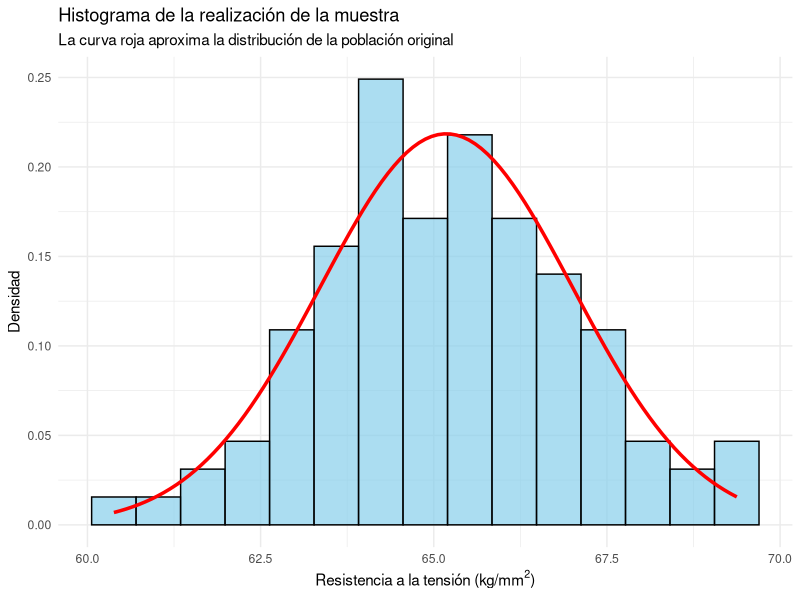
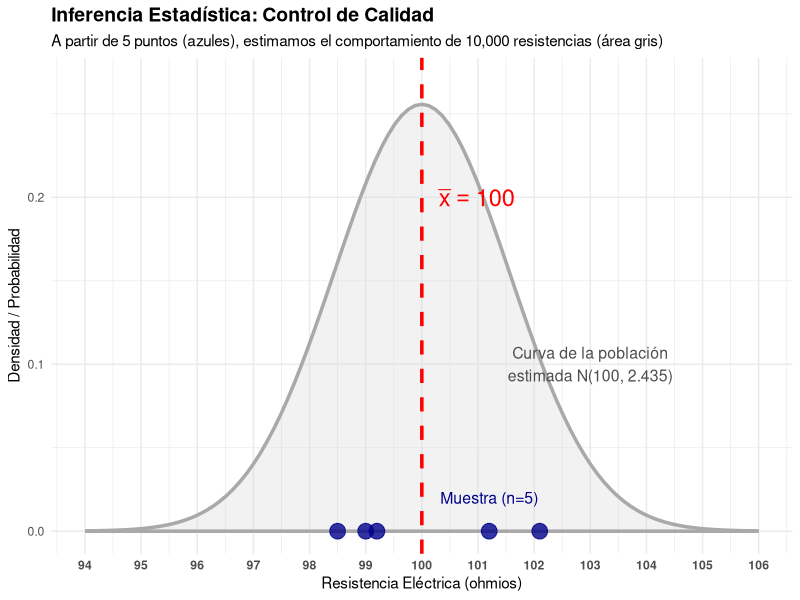
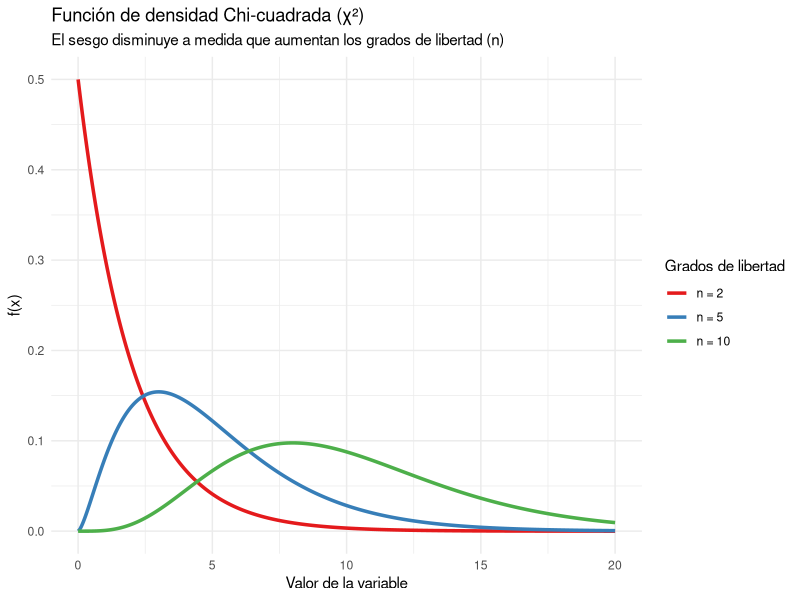
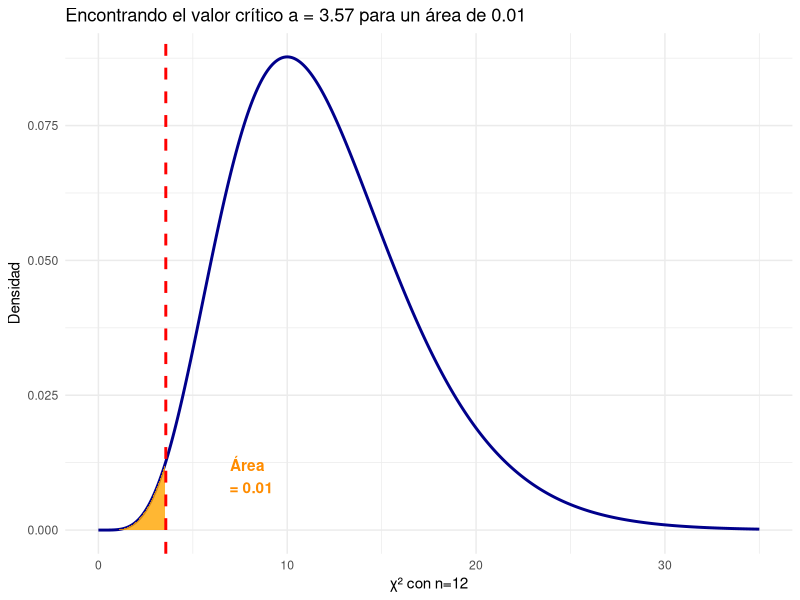
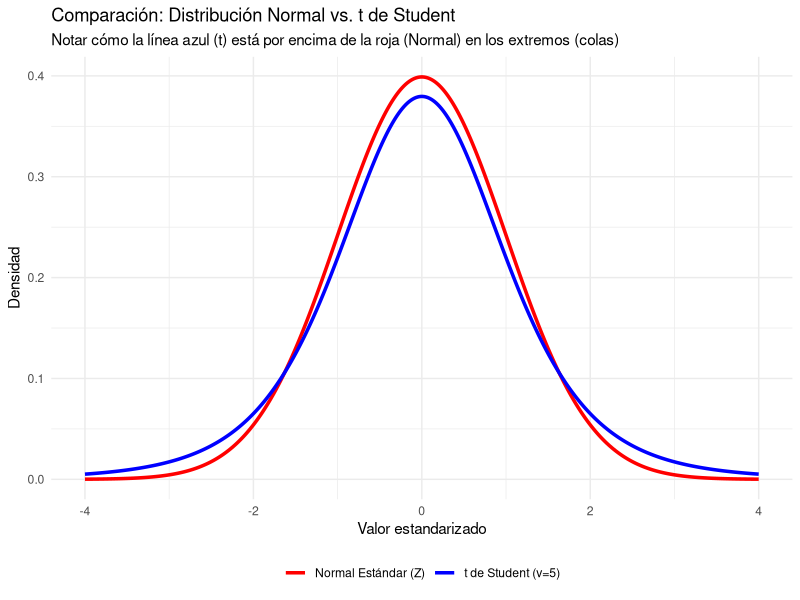
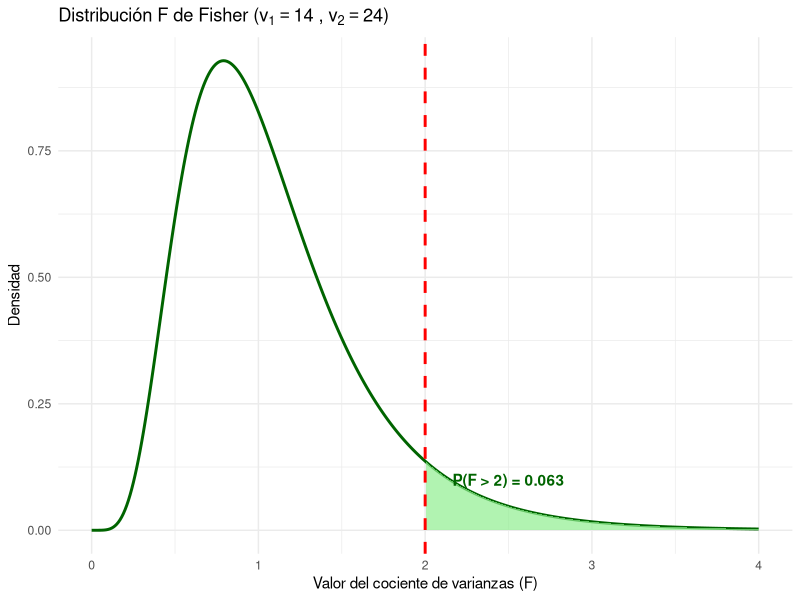
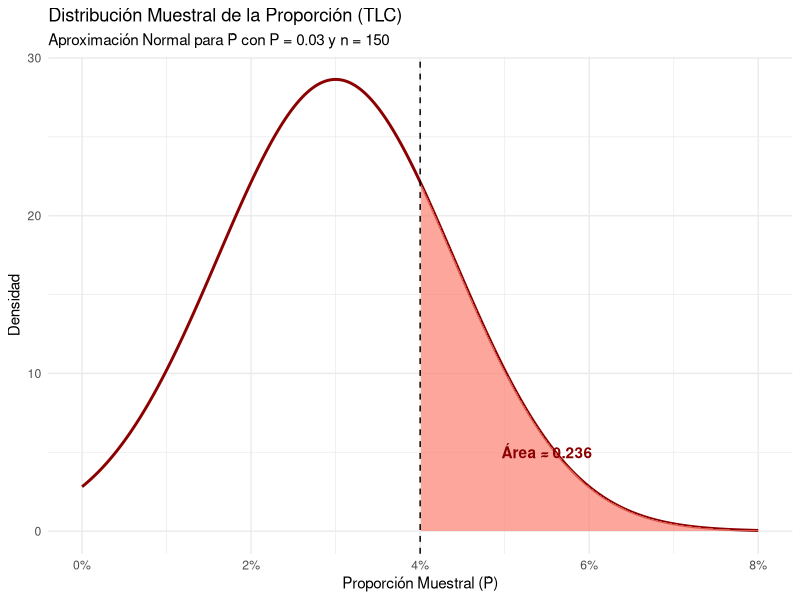
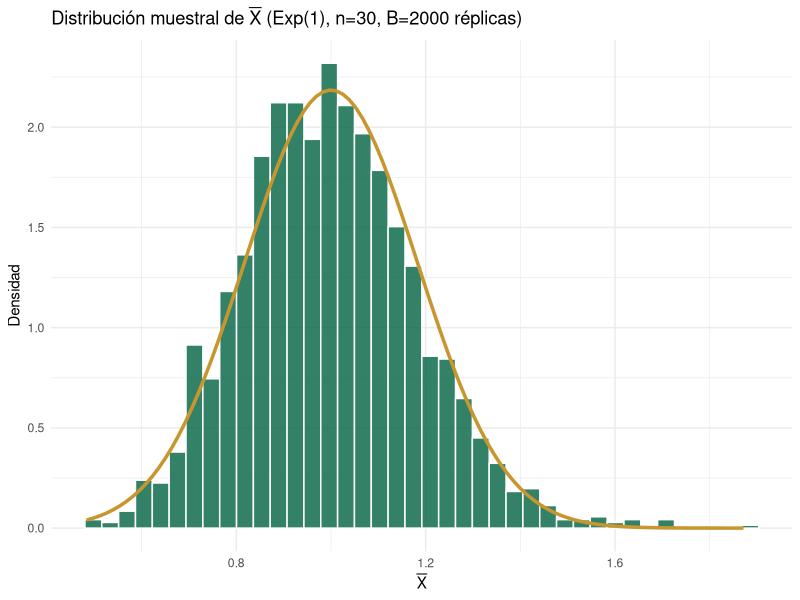

R code for these plots, in order:
## ---- chunk 1
library(ggplot2)

# Fijamos una semilla para reproducibilidad
set.seed(123) 

# Parámetros poblacionales
n <- 100
mu_pob <- 65
sigma_pob <- 2 # Desviación estándar (raíz cuadrada de la varianza 4)

# Realización de la muestra aleatoria
realizacion_muestra <- data.frame(
  resistencia = rnorm(n, mean = mu_pob, sd = sigma_pob)
)

# Construcción del histograma y superposición de la curva teórica
ggplot(realizacion_muestra, aes(x = resistencia)) +
  geom_histogram(aes(y = after_stat(density)), bins = 15,
                 fill = "skyblue", color = "black", alpha = 0.7) +
  stat_function(fun = dnorm, args = list(mean = mean(realizacion_muestra$resistencia),
                                         sd = sd(realizacion_muestra$resistencia)),
                color = "red", linewidth = 1.2) +
  theme_minimal() +
  labs(
    title = "Histograma de la realización de la muestra",
    subtitle = "La curva roja aproxima la distribución de la población original",
    x = expression("Resistencia a la tensión (kg/mm"^2*")"),
    y = "Densidad"
  )
## ---- chunk 2
# 1. Definir los datos de la muestra (Realizaciones)
df_muestra <- data.frame(
  resistencia = c(101.2, 98.5, 102.1, 99.0, 99.2),
  y_pos = rep(0, 5) # Altura 0 para poner los puntos sobre el eje horizontal
)

# 2. Definir las estimaciones calculadas previamente
media_est <- 100.0
varianza_est <- 2.435
desviacion_est <- sqrt(varianza_est)

# 3. Crear el gráfico
ggplot() +
  # Curva de densidad de la POBLACIÓN ESTIMADA
  stat_function(data = data.frame(x = c(94, 106)), aes(x = x), 
                fun = dnorm, args = list(mean = media_est, sd = desviacion_est), 
                color = "darkgray", linewidth = 1.2, fill = "lightgray", alpha = 0.3, geom = "area") +
  
  # Puntos observados de la MUESTRA (Realización)
  geom_point(data = df_muestra, aes(x = resistencia, y = y_pos), 
             color = "darkblue", size = 5, alpha = 0.8) +
  
  # Línea representativa del ESTIMADOR (Media muestral)
  geom_vline(xintercept = media_est, color = "red", linetype = "dashed", linewidth = 1.2) +
  
  # Etiquetas y anotaciones didácticas
  annotate("text", x = media_est + 0.3, y = 0.20, 
           label = expression(bar(x) == 100.0), color = "red", size = 6, fontface = "bold", hjust = 0) +
  annotate("text", x = 103, y = 0.10, 
           label = "Curva de la población\nestimada N(100, 2.435)", color = "gray30", size = 4) +
  annotate("text", x = 101.2, y = 0.02, 
           label = "Muestra (n=5)", color = "darkblue", size = 4) +
  
  # Estética general
  theme_minimal() +
  labs(
    title = "Inferencia Estadística: Control de Calidad",
    subtitle = "A partir de 5 puntos (azules), estimamos el comportamiento de 10,000 resistencias (área gris)",
    x = "Resistencia Eléctrica (ohmios)",
    y = "Densidad / Probabilidad"
  ) +
  scale_x_continuous(breaks = seq(94, 106, by = 1)) +
  coord_cartesian(ylim = c(0, 0.27)) +
  theme(
    plot.title = element_text(face = "bold", size = 14),
    axis.text.x = element_text(face = "bold")
  )
## ---- chunk 3
# En R, usamos pnorm para calcular el área acumulada a la izquierda y restamos de 1.
# pnorm(q, mean, sd) -> mean = 80, sd = sqrt(4) = 2
prob_mayor_75 <- 1 - pnorm(75, mean = 80, sd = 2)
round(prob_mayor_75, 3)
## ---- chunk 4
library(ggplot2)

x_val <- seq(0, 20, length.out = 500)
df_chi <- data.frame(
  x = rep(x_val, 3),
  densidad = c(dchisq(x_val, df=2), dchisq(x_val, df=5), dchisq(x_val, df=10)),
  grados = factor(rep(c("n = 2", "n = 5", "n = 10"), each=500), levels = c("n = 2", "n = 5", "n = 10"))
)

ggplot(df_chi, aes(x=x, y=densidad, color=grados)) +
  geom_line(linewidth = 1.2) +
  theme_minimal() +
  labs(
    title = "Función de densidad Chi-cuadrada (\U03C7\U00B2)",
    subtitle = "El sesgo disminuye a medida que aumentan los grados de libertad (n)",
    x = "Valor de la variable",
    y = "f(x)"
  ) +
  scale_color_brewer(palette = "Set1", name="Grados de libertad")
## ---- chunk 5
# Área hasta 14.8
area_sup <- pchisq(14.8, df=12)
# Área hasta 5.23
area_inf <- pchisq(5.23, df=12)

prob_intervalo <- area_sup - area_inf
round(prob_intervalo, 3)
## ---- chunk 6
round(pchisq(26.2, df=12), 3)
## ---- chunk 7
# 1 menos el área acumulada hasta 6.30
prob_cola_der <- 1 - pchisq(6.30, df=12)
round(prob_cola_der, 3)

# Alternativa directa en R usando lower.tail = FALSE
# round(pchisq(6.30, df=12, lower.tail=FALSE), 3)
## ---- chunk 8
# Buscamos el cuantil que acumula un 1% (0.01) de área a la izquierda
valor_a <- qchisq(0.01, df=12)
round(valor_a, 2)
## ---- chunk 9
# Representación visual del inciso d)
x_rango <- seq(0, 35, length.out=400)
df_d <- data.frame(x = x_rango, fx = dchisq(x_rango, df=12))

ggplot(df_d, aes(x=x, y=fx)) +
  geom_line(color="darkblue", linewidth=1) +
  geom_area(data = subset(df_d, x <= 3.57), fill="orange", alpha=0.8) +
  geom_vline(xintercept = 3.57, color="red", linetype="dashed", linewidth=1) +
  theme_minimal() +
  labs(
    title = bquote("Encontrando el valor crítico a = 3.57 para un área de 0.01"),
    x = bquote("\U03C7\U00B2 con n=12"),
    y = "Densidad"
  ) +
  annotate("text", x=8, y=0.01, label="Área \n = 0.01", color="darkorange", fontface="bold")
## ---- chunk 10
# P(X^2_24 > 18.24) = 1 - P(X^2_24 <= 18.24)
prob_s2 <- 1 - pchisq(18.24, df = 24)
round(prob_s2, 3)
## ---- chunk 11
# Probabilidad usando la distribución t con 19 grados de libertad
prob_t <- pt(-2.80, df = 19)
round(prob_t, 3)
## ---- chunk 12
library(ggplot2)

x_vals <- seq(-4, 4, length.out = 400)
df_comp <- data.frame(
  x = rep(x_vals, 2),
  densidad = c(dnorm(x_vals), dt(x_vals, df=5)), # Usamos df=5 para exagerar visualmente la diferencia
  Distribucion = factor(rep(c("Normal Estándar (Z)", "t de Student (v=5)"), each=400))
)

ggplot(df_comp, aes(x=x, y=densidad, color=Distribucion)) +
  geom_line(linewidth=1.2) +
  theme_minimal() +
  labs(
    title = "Comparación: Distribución Normal vs. t de Student",
    subtitle = "Notar cómo la línea azul (t) está por encima de la roja (Normal) en los extremos (colas)",
    x = "Valor estandarizado",
    y = "Densidad"
  ) +
  scale_color_manual(values = c("red", "blue")) +
  theme(legend.position = "bottom", legend.title = element_blank())
## ---- chunk 13
# P(F > 2) = 1 - P(F <= 2)
prob_f <- 1 - pf(2, df1 = 14, df2 = 24)
round(prob_f, 3)
## ---- chunk 14
# Representación de la Distribución F(14, 24)
x_f <- seq(0, 4, length.out = 400)
df_fisher <- data.frame(x = x_f, densidad = df(x_f, df1 = 14, df2 = 24))

ggplot(df_fisher, aes(x=x, y=densidad)) +
  geom_line(color="darkgreen", linewidth=1) +
  geom_area(data = subset(df_fisher, x > 2), fill="lightgreen", alpha=0.7) +
  geom_vline(xintercept = 2, color="red", linetype="dashed", linewidth=1) +
  theme_minimal() +
  labs(
    title = bquote("Distribución F de Fisher ("*v[1]==14~","~v[2]==24*")"),
    x = "Valor del cociente de varianzas (F)",
    y = "Densidad"
  ) +
  annotate("text", x=2.5, y=0.1, label="P(F > 2) = 0.063", color="darkgreen", fontface="bold")
## ---- chunk 15
# Calculamos la probabilidad de la cola derecha
prob_f <- 1 - pf(1.167, df1 = 14, df2 = 24)
round(prob_f, 3)
## ---- chunk 16
# Buscamos el valor k que deja un 5% de área a su derecha
k_valor <- qf(0.05, df1 = 14, df2 = 24, lower.tail = FALSE)
round(k_valor, 3)
## ---- chunk 17
# P(63 <= T <= 64.4) = P(T <= 64.4) - P(T <= 63)
prob_total <- pnorm(64.4, mean = 64, sd = 0.4) - pnorm(63, mean = 64, sd = 0.4)
round(prob_total, 3)
## ---- chunk 18
# Definimos los parámetros
P_pob <- 0.03
n_muestra <- 150
error_estandar <- sqrt((P_pob * (1 - P_pob)) / n_muestra)

# Calculamos P(P_hat > 0.04) = 1 - P(P_hat <= 0.04)
prob_prop <- 1 - pnorm(0.04, mean = P_pob, sd = error_estandar)
round(prob_prop, 3)
## ---- chunk 19
# Representación visual de la proporción muestral
library(ggplot2)

x_prop <- seq(0, 0.08, length.out = 400)
df_prop <- data.frame(x = x_prop, densidad = dnorm(x_prop, mean = P_pob, sd = error_estandar))

ggplot(df_prop, aes(x = x, y = densidad)) +
  geom_line(color = "darkred", linewidth = 1) +
  geom_area(data = subset(df_prop, x > 0.04), fill = "salmon", alpha = 0.7) +
  geom_vline(xintercept = 0.04, color = "black", linetype = "dashed") +
  theme_minimal() +
  labs(
    title = "Distribución Muestral de la Proporción (TLC)",
    subtitle = "Aproximación Normal para \U0050\U0302 con P = 0.03 y n = 150",
    x = "Proporción Muestral (\U0050\U0302)",
    y = "Densidad"
  ) +
  scale_x_continuous(labels = scales::percent_format(accuracy = 1)) +
  annotate("text", x = 0.055, y = 5, label = "Área \u2248 0.236", color = "darkred", fontface = "bold")
## ---- chunk 20
library(ggplot2)
set.seed(42)
n <- 30; B <- 2000
# Población: Exponencial(1), mu=1, sigma^2=1
medias <- replicate(B, mean(rexp(n, rate = 1)))
df_m <- data.frame(xbar = medias)
ggplot(df_m, aes(x = xbar)) +
  geom_histogram(aes(y = after_stat(density)), bins = 40,
                 fill = "#006341", color = "white", alpha = 0.8) +
  stat_function(fun = dnorm,
                args = list(mean = 1, sd = 1/sqrt(n)),
                color = "#C8962E", linewidth = 1.2) +
  theme_minimal() +
  labs(title = expression(paste("Distribución muestral de ", bar(X),
       " (Exp(1), n=30, B=2000 réplicas)")),
       x = expression(bar(X)), y = "Densidad")
## ---- chunk 21
x_seq <- seq(0, 30, length.out = 300)
ks <- c(1, 3, 5, 10)
df_chi <- do.call(rbind, lapply(ks, function(k)
  data.frame(x = x_seq, dens = dchisq(x_seq, df = k), k = paste0("k = ", k))))
ggplot(df_chi, aes(x = x, y = dens, color = k)) +
  geom_line(linewidth = 1) +
  scale_color_manual(values = c("#004D31","#006341","#C8962E","#8a6a1f")) +
  coord_cartesian(ylim = c(0, 0.5)) +
  theme_minimal() +
  labs(title = expression(paste("Distribución ", chi^2, " para distintos g.l.")),
       x = "x", y = "f(x)", color = "G.L.")
## ---- chunk 22
# Ejemplo: muestra de n=20, s^2 = 4.8, IC 95% para sigma^2
n_e <- 20; s2 <- 4.8; alpha <- 0.05
chi_lo <- qchisq(alpha/2,   df = n_e - 1)
chi_hi <- qchisq(1-alpha/2, df = n_e - 1)
ic_lo <- (n_e-1)*s2 / chi_hi
ic_hi <- (n_e-1)*s2 / chi_lo
cat(sprintf("IC 95%% para sigma^2: (%.3f, %.3f)\n", ic_lo, ic_hi))
cat(sprintf("IC 95%% para sigma:  (%.3f, %.3f)\n", sqrt(ic_lo), sqrt(ic_hi)))
## ---- chunk 23
x_t <- seq(-4, 4, length.out = 300)
ks_t <- c(1, 5, 30)
df_t <- do.call(rbind, lapply(ks_t, function(k)
  data.frame(x = x_t, dens = dt(x_t, df = k), dist = paste0("t(", k, ")"))))
df_t <- rbind(df_t, data.frame(x = x_t, dens = dnorm(x_t), dist = "N(0,1)"))
ggplot(df_t, aes(x = x, y = dens, color = dist, linetype = dist)) +
  geom_line(linewidth = 1) +
  scale_color_manual(values = c("#C8962E","#006341","#004D31","gray40")) +
  scale_linetype_manual(values = c("solid","solid","solid","dashed")) +
  theme_minimal() +
  labs(title = "Distribución t de Student vs. Normal estándar",
       x = "x", y = "f(x)", color = NULL, linetype = NULL)
## ---- chunk 24
x_F <- seq(0, 5, length.out = 300)
params <- list(c(1,1), c(5,5), c(10,30))
df_F <- do.call(rbind, lapply(params, function(p)
  data.frame(x = x_F, dens = df(x_F, df1 = p[1], df2 = p[2]),
             dist = paste0("F(", p[1], ",", p[2], ")"))))
ggplot(df_F, aes(x = x, y = dens, color = dist)) +
  geom_line(linewidth = 1) +
  coord_cartesian(ylim = c(0, 1.5)) +
  scale_color_manual(values = c("#004D31","#C8962E","#006699")) +
  theme_minimal() +
  labs(title = "Distribución F para distintos grados de libertad",
       x = "x", y = "f(x)", color = NULL)
## ---- chunk 25
# Simulación: método de momentos para Exp(lambda=2)
set.seed(42)
lambda_teo <- 2
n <- 100
x <- rexp(n, rate = lambda_teo)

lambda_mm <- 1 / mean(x)
cat("lambda verdadera  :", lambda_teo, "\n")
cat("Estimación (MOM)  :", round(lambda_mm, 4), "\n")
cat("Error relativo    :", round(abs(lambda_mm - lambda_teo)/lambda_teo*100, 2), "%\n")
## ---- chunk 26
library(ggplot2)
# Visualizar la log-verosimilitud
log_lik <- function(theta, x) {
  n <- length(x)
  n * log(theta) - theta * sum(x)
}

set.seed(1)
x_obs <- rexp(50, rate = 1.5)
theta_grid <- seq(0.5, 3.5, length.out = 300)
ll_vals    <- sapply(theta_grid, log_lik, x = x_obs)
theta_mle  <- 1/mean(x_obs)

df_ll <- data.frame(theta = theta_grid, ll = ll_vals)
ggplot(df_ll, aes(x=theta, y=ll)) +
  geom_line(color="#006341", linewidth=1.1) +
  geom_vline(xintercept=theta_mle, color="#C8962E",
             linewidth=1, linetype="dashed") +
  annotate("text", x=theta_mle+0.15, y=min(ll_vals)*0.97,
           label=paste0("EMV = ", round(theta_mle,3)),
           color="#C8962E", hjust=0) +
  theme_minimal() +
  labs(title="Log-verosimilitud para Exp(θ) — muestra n=50",
       x="θ", y="ℓ(θ)")
## ---- chunk 27
# Comparar CME de S1^2 (insesgado) vs S2^2 (sesgado)
set.seed(123)
N_sim <- 5000; n <- 10; sigma2_teo <- 4

s1_vec <- s2_vec <- numeric(N_sim)
for (i in seq_len(N_sim)) {
  xi <- rnorm(n, mean=0, sd=sqrt(sigma2_teo))
  sc <- sum((xi - mean(xi))^2)
  s1_vec[i] <- sc / (n - 1)   # S1^2 insesgado
  s2_vec[i] <- sc / (n + 1)   # S2^2 sesgado
}

cat("--- Comparación S1² vs S2² (n=10, σ²=4) ---\n")
cat(sprintf("S1² insesgado — E[S1²]=%.4f  Sesgo=%.4f  CME=%.4f\n",
    mean(s1_vec), mean(s1_vec)-sigma2_teo,
    mean((s1_vec-sigma2_teo)^2)))
cat(sprintf("S2² sesgado   — E[S2²]=%.4f  Sesgo=%.4f  CME=%.4f\n",
    mean(s2_vec), mean(s2_vec)-sigma2_teo,
    mean((s2_vec-sigma2_teo)^2)))
cat(sprintf("CME teórico  — S1²: %.4f  S2²: %.4f\n",
    2*sigma2_teo^2/(n-1), 2*sigma2_teo^2/(n+1)))
## ---- chunk 28
# Verificación numérica: CICR para Bernoulli(theta)
theta_vals <- seq(0.1, 0.9, by=0.1)
cicr <- theta_vals * (1 - theta_vals) / 20  # n=20

cat("CICR(theta) = theta*(1-theta)/n para Bern(theta), n=20:\n")
for (i in seq_along(theta_vals)) {
  cat(sprintf("  theta=%.1f  CICR=%.5f\n", theta_vals[i], cicr[i]))
}
## ---- chunk 29
library(ggplot2)
theta_seq <- seq(0, 1, length.out=300)

# Prueba 1: rechaza si X=5
potencia1 <- theta_seq^5

# Prueba 2: rechaza si X >= 3
potencia2 <- sapply(theta_seq, function(t)
  sum(dbinom(3:5, 5, t)))

df_pot <- data.frame(
  theta = rep(theta_seq, 2),
  gamma = c(potencia1, potencia2),
  Prueba = rep(c("Rechaza si X=5", "Rechaza si X≥3"), each=300)
)

ggplot(df_pot, aes(x=theta, y=gamma, color=Prueba)) +
  geom_line(linewidth=1.1) +
  geom_vline(xintercept=0.5, linetype="dashed", color="gray50") +
  geom_hline(yintercept=0.05, linetype="dotted", color="gray50") +
  theme_minimal() +
  labs(title="Función potencia — X ~ Bin(5,θ)",
       subtitle="H₀: θ ≤ 0.5  vs  H₁: θ > 0.5",
       x="θ", y="γ(θ) = P(rechazar H₀ | θ)")
## ---- chunk 30
# Ejemplo Neyman-Pearson: X ~ N(theta, 1), H0: theta=0 vs H1: theta=1
# La prueba UMP rechaza H0 si X_bar > c, donde c = z_alpha / sqrt(n)

set.seed(2024)
n <- 20; N_sim <- 10000
alpha <- 0.05; theta0 <- 0; theta1 <- 1

# Valor crítico para nivel alpha
c_val <- qnorm(1 - alpha) / sqrt(n)

# Función potencia: gamma(theta) = P(X_bar > c | theta)
theta_seq <- seq(-0.5, 2, length.out=200)
gamma_np   <- pnorm(sqrt(n) * (theta_seq - c_val))

df_np <- data.frame(theta=theta_seq, gamma=gamma_np)

ggplot(df_np, aes(x=theta, y=gamma)) +
  geom_line(color="#006341", linewidth=1.2) +
  geom_vline(xintercept=theta0, linetype="dashed", color="#C8962E") +
  geom_vline(xintercept=theta1, linetype="dashed", color="#004080") +
  geom_hline(yintercept=alpha,  linetype="dotted", color="gray50") +
  annotate("text", x=theta0, y=0.12, label="θ₀=0", hjust=-0.1, size=3.5) +
  annotate("text", x=theta1, y=0.12, label="θ₁=1", hjust=-0.1, size=3.5) +
  theme_minimal() +
  labs(title="Función potencia de la prueba UMP (Neyman-Pearson)",
       subtitle=sprintf("X ~ N(θ,1), H₀: θ=0 vs H₁: θ=1, α=%.2f, n=%d",
                        alpha, n),
       x="θ", y="γ(θ) = Potencia")
## ---- chunk 31
library(ggplot2)
set.seed(42)
B <- 20000
n <- 5

# Muestra de Exp(1): simular mínimo, mediana y máximo
sim <- replicate(B, sort(rexp(n, 1)))
df_os <- data.frame(
  valor = c(sim[1,], sim[3,], sim[5,]),
  stat  = rep(c("Y₁ (mínimo)", "Y₃ (mediana)", "Y₅ (máximo)"), each=B)
)

# CDF teórica de mínimo y máximo bajo Exp(1)
y_seq <- seq(0, 8, length.out=300)
F_min <- 1 - exp(-n * y_seq)        # 1-(1-F)^n con F(y)=1-exp(-y)
F_max <- (1 - exp(-y_seq))^n        # [F(y)]^n

ggplot(df_os, aes(x=valor, color=stat)) +
  stat_ecdf(linewidth=1) +
  scale_color_manual(values=c("#004D31","#C8962E","#006699"),
                     name="Estadística") +
  theme_minimal() +
  labs(title="CDF empírica de estadísticas de orden — Exp(1), n=5",
       x="y", y="F(y)")
